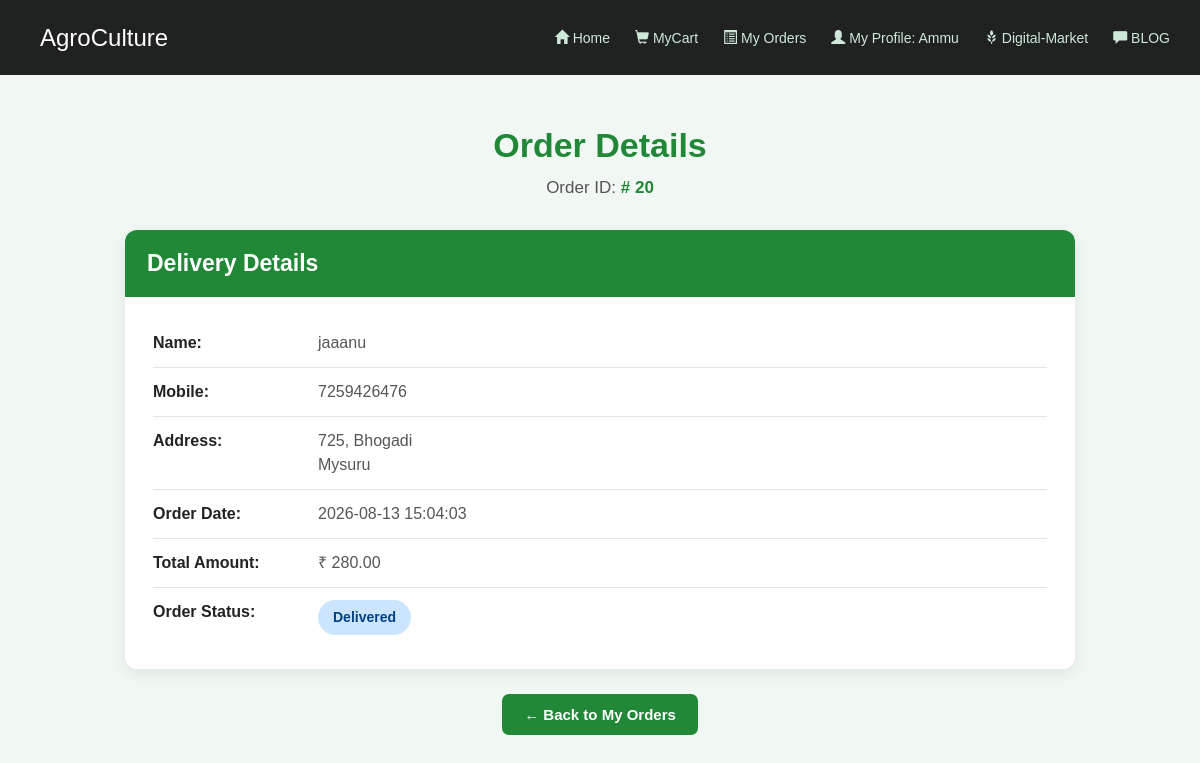
Screenshot of /agri/orderDetails.php?order_id=20 (signed in) with the database file from the repository.
### tables this page shows
CREATE TABLE `orders` (
  `order_id` int(11) NOT NULL,
  `bid` int(11) NOT NULL,
  `total_amount` decimal(10,2) NOT NULL,
  `name` varchar(100) NOT NULL,
  `mobile` varchar(20) NOT NULL,
  `email` varchar(100) NOT NULL,
  `city` varchar(100) NOT NULL,
  `pincode` varchar(10) NOT NULL,
  `address` text NOT NULL,
  `order_date` timestamp NOT NULL DEFAULT current_timestamp(),
  `status` varchar(20) NOT NULL DEFAULT 'Pending'
);

### agri/orderDetails.php (the view, shortened to what this page needs)
<?php
require 'db.php';
$bid = intval($_SESSION['id']);
$orderId = intval($_GET['order_id']);
$sql = "
    SELECT
        order_id,
        bid,
        total_amount,
        name,
        mobile,
        address,
        order_date,
        status
    FROM orders
    WHERE order_id = '$orderId'
    AND bid = '$bid'
    LIMIT 1
";
$result = mysqli_query($conn, $sql);
$order = mysqli_fetch_assoc($result);
$orderId = $order['order_id'];
$name = $order['name'];
$mobile = $order['mobile'];
$address = $order['address'];
$orderDate = $order['order_date'];
$totalAmount = $order['total_amount'];
$status = !empty($order['status'])
    ? $order['status']
    : 'Pending';
$statusLower = strtolower(
    trim($status)
);
?>
<!DOCTYPE html>
<html lang="en">
<head>
    <link
        href="bootstrap/css/bootstrap.min.css"
        rel="stylesheet"
    >
</head>
<body>
<?php require 'menu.php'; ?>
<div class="order-details-page">
    <h1 class="page-title">
        Order Details
    </h1>
    <p class="page-description">
        Order ID:
        <strong>
            #
            <?php echo htmlspecialchars($orderId); ?>
        </strong>
    </p>
    <div class="details-container">
        <div class="details-heading">
            Delivery Details
        </div>
        <div class="details-content">
            <div class="detail-row">
                <div class="detail-label">
                    Name:
                </div>
                <div class="detail-value">
                    <?php echo htmlspecialchars($name); ?>
                </div>
            </div>
            <div class="detail-row">
                <div class="detail-label">
                    Mobile:
                </div>
                <div class="detail-value">
                    <?php echo htmlspecialchars($mobile); ?>
                </div>
            </div>
            <div class="detail-row">
                <div class="detail-label">
                    Address:
                </div>
                <div class="detail-value">
                    <?php
                    echo nl2br(
                        htmlspecialchars($address)
                    );
                    ?>
                </div>
            </div>
            <div class="detail-row">
                <div class="detail-label">
                    Order Date:
                </div>
                <div class="detail-value">
                    <?php echo htmlspecialchars($orderDate); ?>
                </div>
            </div>
            <div class="detail-row">
                <div class="detail-label">
                    Total Amount:
                </div>
                <div class="detail-value">
                    ₹
                    <?php
                    echo number_format(
                        $totalAmount,
                        2
                    );
                    ?>
                </div>
            </div>
            <div class="detail-row">
                <div class="detail-label">
                    Order Status:
                </div>
                <div class="detail-value">
                    <?php if ($statusLower == 'pending') { ?>
                        <span class="status-badge status-pending">
                            Pending
                        </span>
                    <?php } elseif ($statusLower == 'accepted') { ?>
                        <span class="status-badge status-accepted">
                            Accepted
                        </span>
                    <?php } elseif ($statusLower == 'delivered') { ?>
                        <span class="status-badge status-delivered">
                            Delivered
                        </span>
                    <?php } elseif ($statusLower == 'cancelled') { ?>
                        <span class="status-badge status-cancelled">
                            Cancelled
                        </span>
                    <?php } else { ?>
                        <span class="status-badge status-default">
                            <?php echo htmlspecialchars($status); ?>
                        </span>
                    <?php } ?>
                </div>
            </div>
        </div>
    </div>
    <div class="button-area">
        <a
            href="myOrders.php"
            class="back-button"
        >
            ← Back to My Orders
        </a>
    </div>
</div>
</body>
</html>

### agri/orderDetails.php (style rules this page uses)
* { box-sizing: border-box; }
html, body { margin: 0; padding: 0; width: 100%; min-height: 100%; }
body { background: #f1f8f3; font-family: Arial, Helvetica, sans-serif; color: #333; }
.order-details-page { width: 100%; max-width: 1200px; margin: 0 auto; padding: 125px 20px 40px; }
.page-title { text-align: center; color: #218838; font-size: 34px; font-weight: bold; line-height: 1.2; margin: 0 0 10px; }
.page-description { text-align: center; color: #555; font-size: 17px; margin: 0 0 30px; }
.page-description strong { color: #218838; }
.details-container { width: 100%; max-width: 950px; margin: 0 auto; background: white; border-radius: 12px; overflow: hidden; box-shadow: 0 4px 15px rgba(0, 0, 0, 0.08); }
.details-heading { background: #218838; color: white; padding: 17px 22px; font-size: 23px; font-weight: bold; }
.details-content { padding: 22px 28px; }
.detail-row { display: flex; align-items: flex-start; gap: 15px; padding: 12px 0; border-bottom: 1px solid #e5e5e5; font-size: 16px; line-height: 1.5; }
.detail-row:last-child { border-bottom: none; }
.detail-label { width: 150px; min-width: 150px; font-weight: bold; color: #222; }
.detail-value { flex: 1; color: #555; word-break: break-word; }
.status-badge { display: inline-block; padding: 7px 15px; border-radius: 20px; font-size: 14px; font-weight: bold; }
.status-delivered { background: #cce5ff; color: #004085; }
.button-area { display: flex; justify-content: center; margin-top: 25px; }
.back-button { display: inline-block; background: #218838; color: white; padding: 10px 22px; border-radius: 7px; text-decoration: none; font-size: 15px; font-weight: bold; }

### rows the page displays
orders: order_id "20", name "jaaanu", mobile "7259426476", address "725, Bhogadi Mysuru", order_date "2026-08-13 15:04:03", total_amount "280.00"

### other values shown
$loginProfile "My Profile: Ammu"
